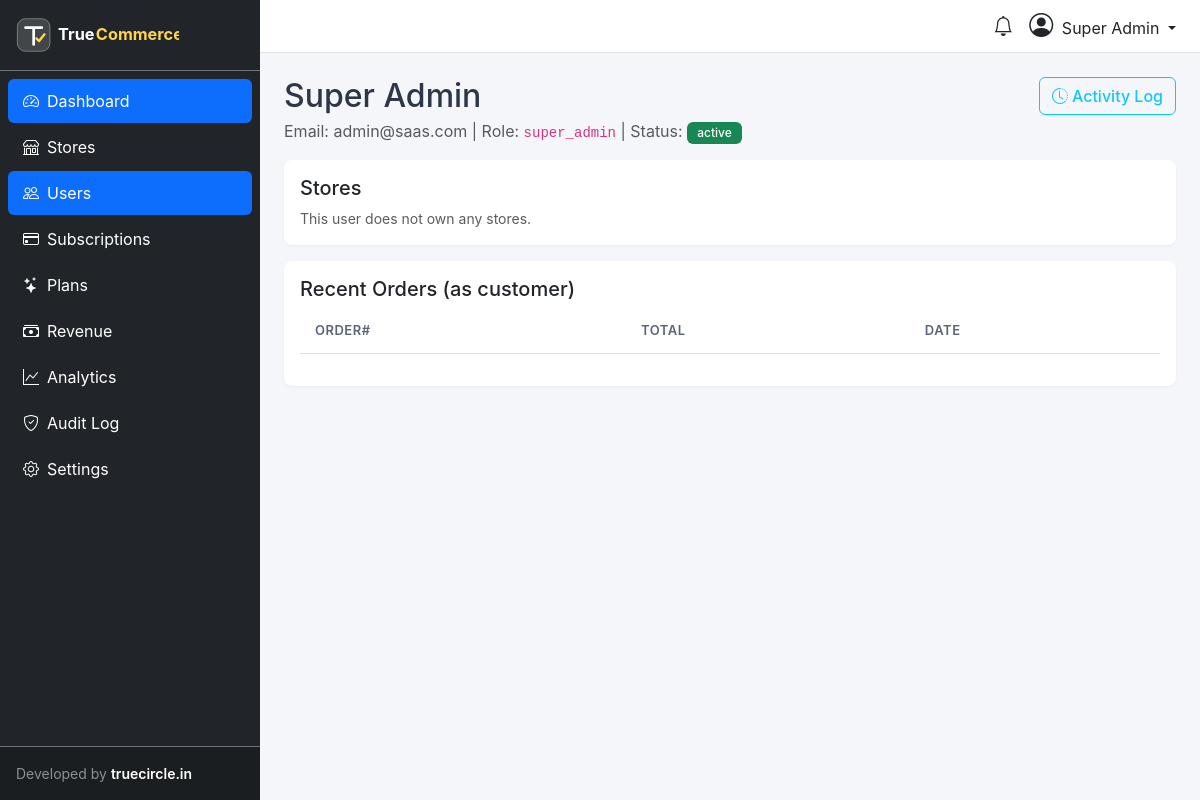
/admin/users/1 (signed in), run on the app's committed database.
### tables this page shows
CREATE TABLE `users` (
  `id` INT UNSIGNED NOT NULL AUTO_INCREMENT,
  `name` VARCHAR(191) NOT NULL,
  `email` VARCHAR(191) NOT NULL,
  `password` VARCHAR(255) NOT NULL,
  `phone` VARCHAR(20) DEFAULT NULL,
  `avatar` VARCHAR(255) DEFAULT NULL,
  `role` ENUM('super_admin','store_owner','vendor','customer') NOT NULL DEFAULT 'customer',
  `status` ENUM('active','inactive','banned','pending') NOT NULL DEFAULT 'pending',
  `email_verified_at` TIMESTAMP NULL DEFAULT NULL,
  `email_verify_token` VARCHAR(100) DEFAULT NULL,
  `two_factor_secret` VARCHAR(255) DEFAULT NULL,
  `two_factor_enabled` TINYINT(1) NOT NULL DEFAULT 0,
  `two_factor_recovery_codes` TEXT DEFAULT NULL,
  `google_id` VARCHAR(100) DEFAULT NULL,
  `facebook_id` VARCHAR(100) DEFAULT NULL,
  `last_login_at` TIMESTAMP NULL DEFAULT NULL,
  `last_login_ip` VARCHAR(45) DEFAULT NULL,
  `remember_token` VARCHAR(100) DEFAULT NULL,
  `created_at` TIMESTAMP NOT NULL DEFAULT CURRENT_TIMESTAMP,
  `updated_at` TIMESTAMP NOT NULL DEFAULT CURRENT_TIMESTAMP ON UPDATE CURRENT_TIMESTAMP,
  PRIMARY KEY (`id`),
  UNIQUE KEY `users_email_unique` (`email`),
  KEY `idx_users_role` (`role`),
  KEY `idx_users_status` (`status`)
);

### app/Controllers/AdminController.php (called while the page is built, shortened)
<?php
class AdminController extends Controller {
    public function userDetail(int $id): void {
        $user = Database::fetch("SELECT * FROM users WHERE id = ?", [$id]);
        $this->view('superadmin.users.show', compact('user','stores','orders'));
    }
}

### app/Middleware/AdminMiddleware.php (called while the page is built, shortened)
<?php
class AdminMiddleware {
    public function handle(callable $next): void {
        $next();
    }
}

### app/Middleware/AuthMiddleware.php (called while the page is built, shortened)
<?php
class AuthMiddleware {
    public function handle(callable $next): void {
        $next();
    }
}

### public/index.php (called while the page is built, shortened)
<?php
$router = require_once dirname(__DIR__) . '/core/bootstrap.php';
$router->dispatch($_SERVER['REQUEST_METHOD'] ?? 'GET', $uri);

### core/Auth.php (called while the page is built, shortened)
<?php
class Auth {
    private static ?array $user = null;
    public static function user(): ?array {
        if (self::$user !== null) {
            return self::$user;
        }
        $userId = Session::get('auth_user_id');
        if ($userId) {
            self::$user = Database::fetch("SELECT * FROM users WHERE id = ? AND status = 'active'", [$userId]);
            return self::$user;
        }
        return null;
    }
}

### core/Database.php (called while the page is built, shortened)
<?php
class Database {
    private static ?PDO $instance = null;
    public static function getInstance(): PDO {
        if (self::$instance === null) {
            $cfg = require CONFIG_PATH . '/database.php';
            $dbPart = !empty($cfg['database']) ? "dbname={$cfg['database']};" : '';
            $dsn = "mysql:host={$cfg['host']};port={$cfg['port']};{$dbPart}charset={$cfg['charset']}";
            try {
                self::$instance = new PDO($dsn, $cfg['username'], $cfg['password'], [
                    PDO::ATTR_ERRMODE            => PDO::ERRMODE_EXCEPTION,
                    PDO::ATTR_DEFAULT_FETCH_MODE => PDO::FETCH_ASSOC,
                    PDO::ATTR_EMULATE_PREPARES   => false,
                    PDO::MYSQL_ATTR_INIT_COMMAND => "SET NAMES utf8mb4 COLLATE utf8mb4_unicode_ci",
                ]);
            } catch (PDOException $e) {
                error_log("DB Connection failed: " . $e->getMessage());
                throw new RuntimeException('Database connection failed: ' . $e->getMessage(), 0, $e);
            }
        }
        return self::$instance;
    }
    public static function query(string $sql, array $params = []): PDOStatement {
        $pdo  = self::getInstance();
        $stmt = $pdo->prepare($sql);
        $stmt->execute($params);
        return $stmt;
    }
    public static function fetch(string $sql, array $params = []): ?array {
        return self::query($sql, $params)->fetch() ?: null;
    }
}

### core/helpers.php (called while the page is built, shortened)
<?php
function e(mixed $value): string {
    return htmlspecialchars((string)$value, ENT_QUOTES | ENT_SUBSTITUTE, 'UTF-8');
}
function auth(): ?array {
    return Auth::user();
}

### app/Views/superadmin/users/show.php (the view, shortened to what this page needs)
<div class="d-flex justify-content-between align-items-start mb-3 flex-wrap gap-2">
    <div>
        <h2 class="mb-1"><?= e($user['name']) ?></h2>
        <p class="text-muted mb-0">
            Email: <?= e($user['email']) ?> | Role: <code><?= e($user['role']) ?></code> | Status:
            <span class="badge bg-<?= ['active'=>'success','pending'=>'warning','banned'=>'danger','inactive'=>'secondary'][$user['status']] ?? 'secondary' ?>"><?= e($user['status']) ?></span>
        </p>
    </div>
    <a href="/admin/users/<?= (int)$user['id'] ?>/activity" class="btn btn-outline-info">
        <i class="bi bi-clock-history me-1"></i>Activity Log
    </a>
</div>
<div class="card mb-3 p-3">
    <h5>Stores</h5>
    <?php if (empty($stores)): ?>
        <p class="text-muted small mb-0">This user does not own any stores.</p>
    <?php else: ?>
        <?php foreach ($stores as $s): ?>
            <div><a href="/admin/stores/<?= (int)$s['id'] ?>"><?= e($s['name']) ?></a> — <?= e($s['type']) ?></div>
        <?php endforeach; ?>
    <?php endif; ?>
</div>
<div class="card p-3">
    <h5>Recent Orders (as customer)</h5>
    <table class="table">
        <thead><tr><th>Order#</th><th>Total</th><th>Date</th></tr></thead>
    </table>
</div>

### core/Router.php (shortened to what this page needs)
<?php
class Router {
    private array $routes = [];
    private string $prefix = '';
    private array $groupMiddleware = [];
    public function group(array $options, callable $callback): void {
        $prevPrefix     = $this->prefix;
        $prevMiddleware = $this->groupMiddleware;
        $this->prefix           .= $options['prefix'] ?? '';
        $this->groupMiddleware   = array_merge($this->groupMiddleware, $options['middleware'] ?? []);
        $this->prefix          = $prevPrefix;
        $this->groupMiddleware = $prevMiddleware;
    }
    private function addRoute(string $method, string $path, $handler, string $name): self {
        $fullPath = rtrim($this->prefix . $path, '/') ?: '/';
        $pattern  = $this->compilePattern($fullPath);
        $route = [
            'method'     => $method,
            'path'       => $fullPath,
            'pattern'    => $pattern,
            'handler'    => $handler,
            'middleware' => $this->groupMiddleware,
            'name'       => $name,
        ];
        $this->routes[] = $route;
        return $this;
    }
    private function compilePattern(string $path): string {
        $pattern = preg_replace('/\{([a-zA-Z_][a-zA-Z0-9_]*)\}/', '([^/]+)', $path);
        $pattern = preg_replace('/\{([a-zA-Z_][a-zA-Z0-9_]*)\?\}/', '?([^/]*)?', $pattern);
        return '#^' . $pattern . '$#';
    }
    public function dispatch(string $method, string $uri): void {
        $uri = strtok($uri, '?');
        $uri = rtrim($uri, '/') ?: '/';
        $method = strtoupper($method);
        foreach ($this->routes as $route) {
            if ($route['method'] !== $method && $route['method'] !== 'ANY') {
                continue;
            }
            if (preg_match($route['pattern'], $uri, $matches)) {
                array_shift($matches);
                $params = array_values(array_filter($matches, fn($v) => $v !== ''));
                $this->runMiddleware($route['middleware'], function() use ($route, $params) {
                    $this->callHandler($route['handler'], $params);
                });
                return;
            }
        }
    }
    private function runMiddleware(array $middleware, callable $final): void {
        $chain = array_reverse($middleware);
        $next  = $final;
        foreach ($chain as $mw) {
            $next = function() use ($mw, $next) {
                $instance = new $mw();
                $instance->handle($next);
            };
        }
        $next();
    }
    private function callHandler($handler, array $params): void {
        if (is_string($handler)) {
            [$class, $method] = explode('@', $handler);
            $controller = new $class();
            call_user_func_array([$controller, $method], $params);
            return;
        }
        throw new RuntimeException("Invalid route handler");
    }
}

### app/Views/partials/topbar.php (shortened to what this page needs)
<?php $u = auth(); $isImpersonating = ($u['role'] ?? '') === 'super_admin' && Session::get('super_admin_active_store_id'); ?>
<nav class="navbar navbar-light bg-white border-bottom px-4">
    <div class="d-flex w-100 justify-content-between align-items-center">
        <div class="d-flex align-items-center gap-3">
            <a href="/dashboard/notifications" class="text-dark position-relative">
                <i class="bi bi-bell fs-5"></i>
            </a>
            <div class="dropdown">
                <a class="dropdown-toggle text-dark text-decoration-none" data-bs-toggle="dropdown" href="#">
                    <?php if (!empty($u['avatar'])): ?>
                        <img src="<?= e($u['avatar']) ?>" class="rounded-circle me-2" width="32" height="32">
                    <?php else: ?>
                        <i class="bi bi-person-circle fs-4 me-1"></i>
                    <?php endif; ?>
                    <?= e($u['name']) ?>
                </a>
            </div>
        </div>
    </div>
</nav>

### public/css/admin.css (style rules this page uses)
body { font-family: -apple-system, BlinkMacSystemFont, 'Inter', 'Segoe UI', sans-serif; background: #f4f6f9; color: #2d3748; }
.card { border: none; border-radius: 8px; box-shadow: 0 1px 3px rgba(0,0,0,.05); }
.btn { border-radius: 6px; font-weight: 500; }
.table th { font-weight: 600; font-size: 13px; color: #5a6378; text-transform: uppercase; letter-spacing: .5px; padding: 12px 15px; }
.badge { font-weight: 500; padding: 5px 10px; }

### data on the page
users: name "Super Admin", email "admin@saas.com", role "super_admin", status "active"
